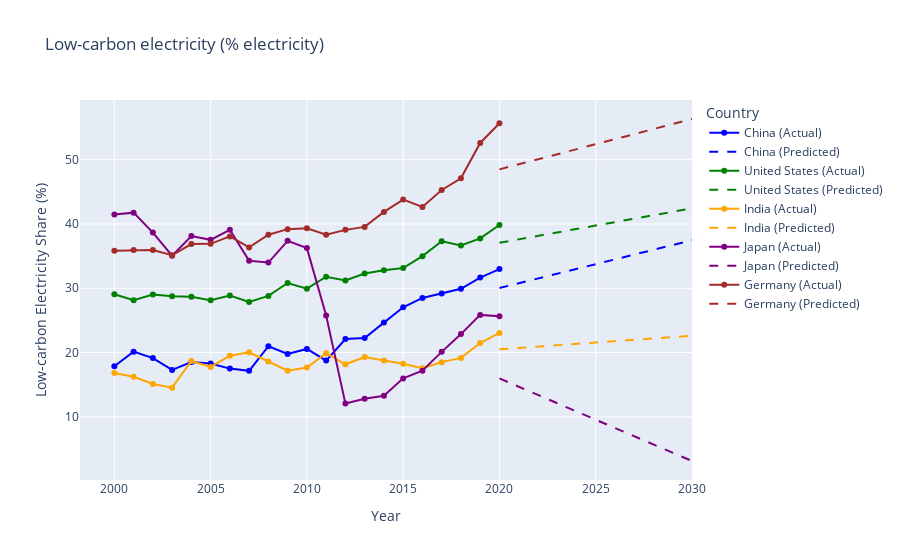

The cell this chart's notebook holds for it:
### Code cell
import pandas as pd
import numpy as np
from sklearn.linear_model import LinearRegression
import plotly.graph_objs as go

df = pd.read_csv('data/global-data-on-sustainable-energy.csv')

countries = ['China', 'United States', 'India', 'Japan', 'Germany']

df_five_countries = df[(df['Entity'].isin(countries)) & (df['Year'] >= 2000)]

fig = go.Figure()

colors = {'China': 'blue', 'United States': 'green', 'India': 'orange', 'Japan': 'purple', 'Germany': 'brown'}

for country in countries:
    country_data = df_five_countries[df_five_countries['Entity'] == country]
    X = country_data['Year'].values.reshape(-1, 1)
    y = country_data[r'Low-carbon electricity (% electricity)'].values 
    
    model = LinearRegression()
    model.fit(X, y)

    future_years = np.arange(2020, 2031).reshape(-1, 1)
    y_pred = model.predict(future_years)
    
    fig.add_trace(go.Scatter(x=country_data['Year'], y=y, mode='lines+markers', name=f'{country} (Actual)', marker=dict(color=colors[country])))
    
    fig.add_trace(go.Scatter(x=future_years.flatten(), y=y_pred, mode='lines', name=f'{country} (Predicted)', line=dict(color=colors[country], dash='dash')))

fig.update_layout(
    title='Low-carbon electricity (% electricity)',
    xaxis_title='Year',
    yaxis_title='Low-carbon Electricity Share (%)',
    legend_title='Country',
    showlegend=True
)
fig.show()

### Figure 1 — Plotly figure (JSON) as saved in the notebook; plotly's stock layout.template omitted (floating-point values rounded to 4 significant figures)
{"data": [{"marker": {"color": "blue"}, "mode": "lines+markers", "name": "China (Actual)", "type": "scatter", "x": [2000, 2001, 2002, 2003, 2004, 2005, 2006, 2007, 2008, 2009, 2010, 2011, 2012, 2013, 2014, 2015, 2016, 2017, 2018, 2019, 2020], "y": [17.87, 20.14, 19.14, 17.3, 18.51, 18.3, 17.5, 17.15, 20.98, 19.77, 20.56, 18.75, 22.1, 22.28, 24.66, 27.04, 28.5, 29.2, 29.92, 31.67, 32.98]}, {"line": {"color": "blue", "dash": "dash"}, "mode": "lines", "name": "China (Predicted)", "type": "scatter", "x": [2020, 2021, 2022, 2023, 2024, 2025, 2026, 2027, 2028, 2029, 2030], "y": [30.03, 30.78, 31.52, 32.27, 33.01, 33.76, 34.5, 35.24, 35.99, 36.73, 37.48]}, {"marker": {"color": "green"}, "mode": "lines+markers", "name": "United States (Actual)", "type": "scatter", "x": [2000, 2001, 2002, 2003, 2004, 2005, 2006, 2007, 2008, 2009, 2010, 2011, 2012, 2013, 2014, 2015, 2016, 2017, 2018, 2019, 2020], "y": [29.06, 28.14, 29.04, 28.77, 28.69, 28.13, 28.87, 27.87, 28.81, 30.82, 29.93, 31.79, 31.22, 32.29, 32.81, 33.15, 35.0, 37.32, 36.66, 37.76, 39.85]}, {"line": {"color": "green", "dash": "dash"}, "mode": "lines", "name": "United States (Predicted)", "type": "scatter", "x": [2020, 2021, 2022, 2023, 2024, 2025, 2026, 2027, 2028, 2029, 2030], "y": [37.08, 37.61, 38.15, 38.69, 39.22, 39.76, 40.3, 40.83, 41.37, 41.91, 42.44]}, {"marker": {"color": "orange"}, "mode": "lines+markers", "name": "India (Actual)", "type": "scatter", "x": [2000, 2001, 2002, 2003, 2004, 2005, 2006, 2007, 2008, 2009, 2010, 2011, 2012, 2013, 2014, 2015, 2016, 2017, 2018, 2019, 2020], "y": [16.81, 16.22, 15.11, 14.54, 18.68, 17.77, 19.5, 20.04, 18.61, 17.18, 17.67, 19.91, 18.17, 19.3, 18.76, 18.27, 17.56, 18.51, 19.17, 21.48, 23.06]}, {"line": {"color": "orange", "dash": "dash"}, "mode": "lines", "name": "India (Predicted)", "type": "scatter", "x": [2020, 2021, 2022, 2023, 2024, 2025, 2026, 2027, 2028, 2029, 2030], "y": [20.51, 20.72, 20.93, 21.14, 21.35, 21.56, 21.77, 21.98, 22.19, 22.4, 22.62]}, {"marker": {"color": "purple"}, "mode": "lines+markers", "name": "Japan (Actual)", "type": "scatter", "x": [2000, 2001, 2002, 2003, 2004, 2005, 2006, 2007, 2008, 2009, 2010, 2011, 2012, 2013, 2014, 2015, 2016, 2017, 2018, 2019, 2020], "y": [41.49, 41.77, 38.66, 35.06, 38.13, 37.54, 39.1, 34.29, 34.0, 37.39, 36.25, 25.78, 12.06, 12.81, 13.27, 15.98, 17.17, 20.11, 22.87, 25.86, 25.67]}, {"line": {"color": "purple", "dash": "dash"}, "mode": "lines", "name": "Japan (Predicted)", "type": "scatter", "x": [2020, 2021, 2022, 2023, 2024, 2025, 2026, 2027, 2028, 2029, 2030], "y": [15.97, 14.69, 13.4, 12.12, 10.84, 9.551, 8.266, 6.981, 5.696, 4.412, 3.127]}, {"marker": {"color": "brown"}, "mode": "lines+markers", "name": "Germany (Actual)", "type": "scatter", "x": [2000, 2001, 2002, 2003, 2004, 2005, 2006, 2007, 2008, 2009, 2010, 2011, 2012, 2013, 2014, 2015, 2016, 2017, 2018, 2019, 2020], "y": [35.83, 35.95, 35.97, 35.14, 36.87, 36.92, 38.07, 36.36, 38.34, 39.2, 39.34, 38.34, 39.09, 39.55, 41.89, 43.8, 42.66, 45.3, 47.11, 52.61, 55.68]}, {"line": {"color": "brown", "dash": "dash"}, "mode": "lines", "name": "Germany (Predicted)", "type": "scatter", "x": [2020, 2021, 2022, 2023, 2024, 2025, 2026, 2027, 2028, 2029, 2030], "y": [48.5, 49.29, 50.07, 50.85, 51.64, 52.42, 53.2, 53.99, 54.77, 55.55, 56.34]}], "layout": {"legend": {"title": {"text": "Country"}}, "showlegend": true, "title": {"text": "Low-carbon electricity (% electricity)"}, "xaxis": {"title": {"text": "Year"}}, "yaxis": {"title": {"text": "Low-carbon Electricity Share (%)"}}}}
